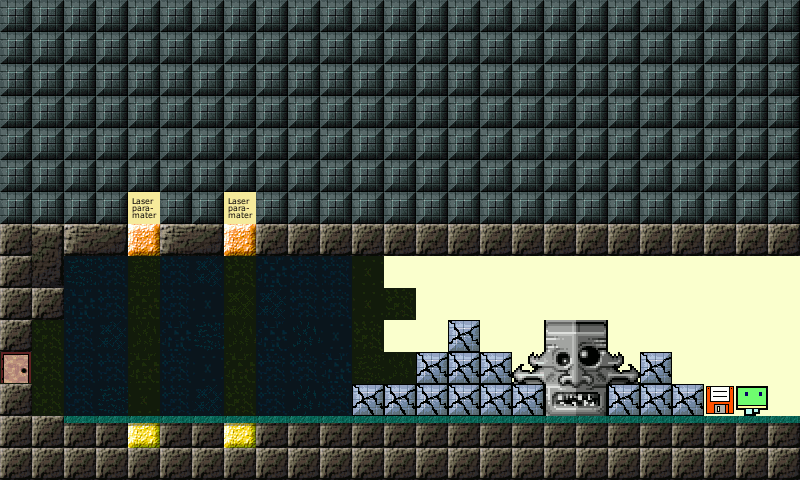

The image is a tile-based game level rendered from a .tmx file. Its description and complete source (layers, tilesets, objects, tile grids) follow:
An orthogonal 25x15 tile map with 32x32 px tiles, 6 tile layers (Layer 0 tiles, Layer 1 underlays tiles, Layer 2 underlays sprites and player, Layer 3 underlays sprites and mobs, ...), 6 tilesets.

<map version="1.0" tiledversion="1.0.3" orientation="orthogonal" renderorder="right-down" width="25" height="15" tilewidth="32" tileheight="32" nextobjectid="1">
 <tileset firstgid="1" name="0" tilewidth="32" tileheight="32" tilecount="800" columns="8">
  <image source="../images/map0Tiles.png" width="256" height="3200" />
 </tileset>
 <tileset firstgid="801" name="1" tilewidth="32" tileheight="32" tilecount="1744" columns="8">
  <image source="../images/map1UnderlaysTiles.png" width="256" height="7000" />
 </tileset>
 <tileset firstgid="2545" name="2" tilewidth="32" tileheight="32" tilecount="64" columns="8">
  <image source="../images/map2UnderlaysSpritesAndPlayer.png" width="256" height="256" />
 </tileset>
 <tileset firstgid="2609" name="3" tilewidth="32" tileheight="32" tilecount="368" columns="8">
  <image source="../images/map3UnderlaysSpritesAndMobs.png" width="256" height="1500" />
 </tileset>
 <tileset firstgid="2977" name="4" tilewidth="32" tileheight="32" tilecount="120" columns="8">
  <image source="../images/map4OverlaysSprites.png" width="256" height="500" />
 </tileset>
 <tileset firstgid="3097" name="5" tilewidth="32" tileheight="32" tilecount="1000" columns="8">
  <image source="../images/map5OverlaysTiles.png" width="256" height="4000" />
 </tileset>
 <layer name="Layer 0 tiles" width="25" height="15">
  <data encoding="csv">
179,179,179,179,179,179,179,179,179,179,179,179,179,179,179,179,179,179,179,179,179,179,179,179,179,
179,179,179,179,179,179,179,179,179,179,179,179,179,179,179,179,179,179,179,179,179,179,179,179,179,
179,179,179,179,179,179,179,179,179,179,179,179,179,179,179,179,179,179,179,179,179,179,179,179,179,
179,179,179,179,179,179,179,179,179,179,179,179,179,179,179,179,179,179,179,179,179,179,179,179,179,
179,179,179,179,179,179,179,179,179,179,179,179,179,179,179,179,179,179,179,179,179,179,179,179,179,
179,179,179,179,179,179,179,179,179,179,179,179,179,179,179,179,179,179,179,179,179,179,179,179,179,
179,179,179,179,179,179,179,179,179,179,179,179,179,179,179,179,179,179,179,179,179,179,179,179,179,
139,139,139,139,139,139,139,139,139,139,139,139,139,139,139,139,139,139,139,139,139,139,139,139,139,
139,139,1,1,202,1,1,195,1,1,1,196,1,1,1,1,1,1,1,1,1,1,1,1,1,
139,139,1,1,194,1,1,204,1,1,1,196,195,1,1,1,1,1,1,1,1,1,1,1,1,
139,195,1,1,203,1,1,203,1,1,1,195,1,1,1,1,1,1,1,1,1,1,1,1,1,
194,195,1,1,194,1,1,194,1,1,1,202,203,1,1,1,1,1,1,1,1,1,1,1,1,
139,195,1,1,196,1,1,195,1,1,1,1,1,1,1,1,1,1,1,1,1,1,1,1,1,
139,139,139,139,139,139,139,139,139,139,139,139,139,139,139,139,139,139,139,139,139,139,139,139,139,
139,139,139,139,139,139,139,139,139,139,139,139,139,139,139,139,139,139,139,139,139,139,139,139,139
</data>
 </layer>
 <layer name="Layer 1 underlays tiles" width="25" height="15">
  <data encoding="csv">
0,0,0,0,0,0,0,0,0,0,0,0,0,0,0,0,0,0,0,0,0,0,0,0,0,
0,0,0,0,0,0,0,0,0,0,0,0,0,0,0,0,0,0,0,0,0,0,0,0,0,
0,0,0,0,0,0,0,0,0,0,0,0,0,0,0,0,0,0,0,0,0,0,0,0,0,
0,0,0,0,0,0,0,0,0,0,0,0,0,0,0,0,0,0,0,0,0,0,0,0,0,
0,0,0,0,0,0,0,0,0,0,0,0,0,0,0,0,0,0,0,0,0,0,0,0,0,
0,0,0,0,0,0,0,0,0,0,0,0,0,0,0,0,0,0,0,0,0,0,0,0,0,
0,0,0,0,0,0,0,0,0,0,0,0,0,0,0,0,0,0,0,0,0,0,0,0,0,
0,0,0,0,0,0,0,0,0,0,0,0,0,0,0,0,0,0,0,0,0,0,0,0,0,
0,0,0,0,0,0,0,0,0,0,0,0,0,0,0,0,0,0,0,0,0,0,0,0,0,
0,0,0,0,0,0,0,0,0,0,0,0,0,0,0,0,0,0,0,0,0,0,0,0,0,
0,0,0,0,0,0,0,0,0,0,0,0,0,0,0,0,0,2041,2042,0,0,0,0,0,0,
0,0,0,0,0,0,0,0,0,0,0,0,0,0,0,0,0,2049,2050,0,0,0,0,0,0,
0,0,0,0,0,0,0,0,0,0,0,0,0,0,0,0,0,2057,2058,0,0,0,0,0,0,
0,0,0,0,0,0,0,0,0,0,0,0,0,0,0,0,0,0,0,0,0,0,0,0,0,
0,0,0,0,0,0,0,0,0,0,0,0,0,0,0,0,0,0,0,0,0,0,0,0,0
</data>
 </layer>
 <layer name="Layer 2 underlays sprites and player" width="25" height="15">
  <data encoding="csv">
0,0,0,0,0,0,0,0,0,0,0,0,0,0,0,0,0,0,0,0,0,0,0,0,0,
0,0,0,0,0,0,0,0,0,0,0,0,0,0,0,0,0,0,0,0,0,0,0,0,0,
0,0,0,0,0,0,0,0,0,0,0,0,0,0,0,0,0,0,0,0,0,0,0,0,0,
0,0,0,0,0,0,0,0,0,0,0,0,0,0,0,0,0,0,0,0,0,0,0,0,0,
0,0,0,0,0,0,0,0,0,0,0,0,0,0,0,0,0,0,0,0,0,0,0,0,0,
0,0,0,0,0,0,0,0,0,0,0,0,0,0,0,0,0,0,0,0,0,0,0,0,0,
0,0,0,0,0,0,0,0,0,0,0,0,0,0,0,0,0,0,0,0,0,0,0,0,0,
0,0,0,0,0,0,0,0,0,0,0,0,0,0,0,0,0,0,0,0,0,0,0,0,0,
0,0,0,0,0,0,0,0,0,0,0,0,0,0,0,0,0,0,0,0,0,0,0,0,0,
0,0,0,0,0,0,0,0,0,0,0,0,0,0,0,0,0,0,0,0,0,0,0,0,0,
0,0,0,0,0,0,0,0,0,0,0,0,0,0,0,0,0,0,0,0,0,0,0,0,0,
0,0,0,0,0,0,0,0,0,0,0,0,0,0,0,0,0,0,0,0,0,0,0,0,0,
0,0,0,0,0,0,0,0,0,0,0,0,0,0,0,0,0,0,0,0,0,0,0,2545,0,
0,0,0,0,0,0,0,0,0,0,0,0,0,0,0,0,0,0,0,0,0,0,0,0,0,
0,0,0,0,0,0,0,0,0,0,0,0,0,0,0,0,0,0,0,0,0,0,0,0,0
</data>
 </layer>
 <layer name="Layer 3 underlays sprites and mobs" width="25" height="15">
  <data encoding="csv">
0,0,0,0,0,0,0,0,0,0,0,0,0,0,0,0,0,0,0,0,0,0,0,0,0,
0,0,0,0,0,0,0,0,0,0,0,0,0,0,0,0,0,0,0,0,0,0,0,0,0,
0,0,0,0,0,0,0,0,0,0,0,0,0,0,0,0,0,0,0,0,0,0,0,0,0,
0,0,0,0,0,0,0,0,0,0,0,0,0,0,0,0,0,0,0,0,0,0,0,0,0,
0,0,0,0,0,0,0,0,0,0,0,0,0,0,0,0,0,0,0,0,0,0,0,0,0,
0,0,0,0,0,0,0,0,0,0,0,0,0,0,0,0,0,0,0,0,0,0,0,0,0,
0,0,0,0,2880,0,0,2880,0,0,0,0,0,0,0,0,0,0,0,0,0,0,0,0,0,
0,155,146,147,0,146,147,0,0,0,139,139,139,139,139,0,0,0,0,0,0,0,0,0,0,
0,163,0,0,0,0,0,0,0,0,0,0,0,0,0,0,0,0,0,0,0,0,0,0,0,
0,0,0,0,0,0,0,0,0,0,0,0,0,0,0,0,0,0,0,0,0,0,0,0,0,
0,0,0,0,0,0,0,0,0,0,0,0,0,0,2931,0,0,0,0,0,0,0,0,0,0,
2869,0,0,0,0,0,0,0,0,0,0,0,0,2931,2931,2931,2945,0,0,2946,2931,0,0,0,0,
0,0,0,0,0,0,0,0,0,0,0,2931,2931,2931,2931,2931,2931,0,0,2931,2931,2931,2874,0,0,
0,0,0,0,2879,0,0,2879,0,0,0,0,0,0,0,0,0,0,0,0,0,0,0,0,0,
0,0,0,0,0,0,0,0,0,0,0,0,0,0,0,0,0,0,0,0,0,0,0,0,0
</data>
 </layer>
 <layer name="Layer 4 overlays sprites" width="25" height="15">
  <data encoding="csv">
0,0,0,0,0,0,0,0,0,0,0,0,0,0,0,0,0,0,0,0,0,0,0,0,0,
0,0,0,0,0,0,0,0,0,0,0,0,0,0,0,0,0,0,0,0,0,0,0,0,0,
0,0,0,0,0,0,0,0,0,0,0,0,0,0,0,0,0,0,0,0,0,0,0,0,0,
0,0,0,0,0,0,0,0,0,0,0,0,0,0,0,0,0,0,0,0,0,0,0,0,0,
0,0,0,0,0,0,0,0,0,0,0,0,0,0,0,0,0,0,0,0,0,0,0,0,0,
0,0,0,0,0,0,0,0,0,0,0,0,0,0,0,0,0,0,0,0,0,0,0,0,0,
0,0,0,0,0,0,0,0,0,0,0,0,0,0,0,0,0,0,0,0,0,0,0,0,0,
0,0,0,0,2980,0,0,2980,0,0,0,0,0,0,0,0,0,0,0,0,0,0,0,0,0,
0,0,0,0,0,0,0,0,0,0,0,0,0,0,0,0,0,0,0,0,0,0,0,0,0,
0,0,0,0,0,0,0,0,0,0,0,0,0,0,0,0,0,0,0,0,0,0,0,0,0,
0,0,0,0,0,0,0,0,0,0,0,0,0,0,0,0,0,0,0,0,0,0,0,0,0,
0,0,0,0,0,0,0,0,0,0,0,0,0,0,0,0,0,0,0,0,0,0,0,0,0,
0,0,0,0,0,0,0,0,0,0,0,0,0,0,0,0,0,0,0,0,0,0,0,0,0,
0,0,0,0,2979,0,0,2979,0,0,0,0,0,0,0,0,0,0,0,0,0,0,0,0,0,
0,0,0,0,0,0,0,0,0,0,0,0,0,0,0,0,0,0,0,0,0,0,0,0,0
</data>
 </layer>
 <layer name="Layer 5 overlays tiles" width="25" height="15">
  <data encoding="csv">
0,0,0,0,0,0,0,0,0,0,0,0,0,0,0,0,0,0,0,0,0,0,0,0,0,
0,0,0,0,0,0,0,0,0,0,0,0,0,0,0,0,0,0,0,0,0,0,0,0,0,
0,0,0,0,0,0,0,0,0,0,0,0,0,0,0,0,0,0,0,0,0,0,0,0,0,
0,0,0,0,0,0,0,0,0,0,0,0,0,0,0,0,0,0,0,0,0,0,0,0,0,
0,0,0,0,0,0,0,0,0,0,0,0,0,0,0,0,0,0,0,0,0,0,0,0,0,
0,0,0,0,0,0,0,0,0,0,0,0,0,0,0,0,0,0,0,0,0,0,0,0,0,
0,0,0,0,0,0,0,0,0,0,0,0,0,0,0,0,0,0,0,0,0,0,0,0,0,
0,0,0,0,0,0,0,0,0,0,0,0,0,0,0,0,0,0,0,0,0,0,0,0,0,
0,0,3269,3262,0,3262,3271,0,3261,3262,3262,0,0,0,0,0,0,0,0,0,0,0,0,0,0,
0,0,3261,3262,0,3262,3263,0,3271,3262,3262,0,0,0,0,0,0,0,0,0,0,0,0,0,0,
0,0,3262,3271,0,3261,3269,0,3261,3270,3263,0,0,0,0,0,0,0,0,0,0,0,0,0,0,
0,0,3262,3262,0,3262,3263,0,3262,3262,3261,0,0,0,0,0,0,0,0,0,0,0,0,0,0,
0,0,3262,3269,0,3262,3271,0,3262,3270,3262,0,0,0,0,0,0,0,0,0,0,0,0,0,0,
0,0,3377,3377,3377,3377,3377,3377,3377,3377,3377,3377,3377,3377,3377,3377,3377,3377,3377,3377,3377,3377,3377,3377,3377,
0,0,0,0,0,0,0,0,0,0,0,0,0,0,0,0,0,0,0,0,0,0,0,0,0
</data>
 </layer>
</map>
